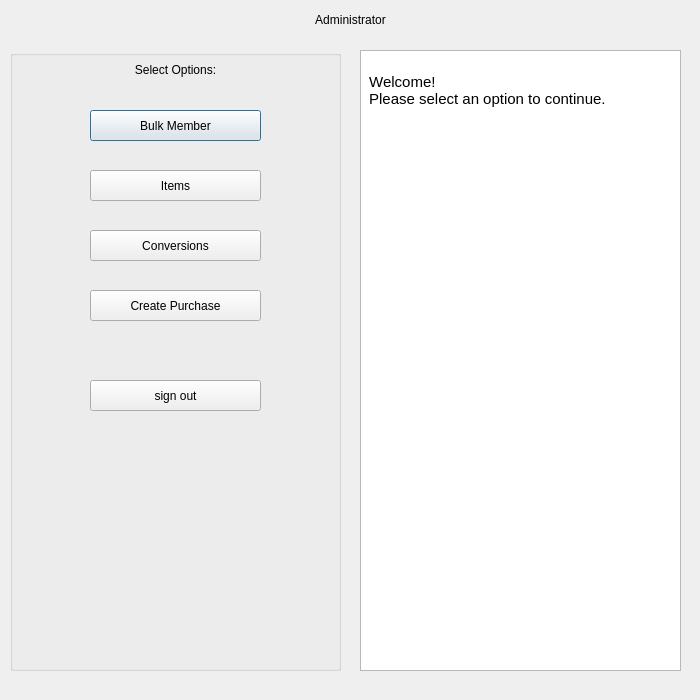
<?xml version="1.0" encoding="UTF-8"?>
<ui version="4.0">
 <class>Admin</class>
 <widget class="QDialog" name="Admin">
  <property name="geometry">
   <rect>
    <x>0</x>
    <y>0</y>
    <width>700</width>
    <height>700</height>
   </rect>
  </property>
  <property name="windowTitle">
   <string>Dialog</string>
  </property>
  <widget class="QLabel" name="label">
   <property name="geometry">
    <rect>
     <x>20</x>
     <y>10</y>
     <width>661</width>
     <height>20</height>
    </rect>
   </property>
   <property name="text">
    <string>&lt;html&gt;&lt;head/&gt;&lt;body&gt;&lt;p align=&quot;center&quot;&gt;Administrator&lt;/p&gt;&lt;/body&gt;&lt;/html&gt;</string>
   </property>
  </widget>
  <widget class="QGroupBox" name="groupBox">
   <property name="geometry">
    <rect>
     <x>10</x>
     <y>50</y>
     <width>331</width>
     <height>621</height>
    </rect>
   </property>
   <property name="title">
    <string/>
   </property>
   <widget class="QHoverSensitiveButton" name="bulkmember">
    <property name="geometry">
     <rect>
      <x>80</x>
      <y>60</y>
      <width>171</width>
      <height>31</height>
     </rect>
    </property>
    <property name="text">
     <string>Bulk Member</string>
    </property>
   </widget>
   <widget class="QHoverSensitiveButton" name="items">
    <property name="geometry">
     <rect>
      <x>80</x>
      <y>120</y>
      <width>171</width>
      <height>31</height>
     </rect>
    </property>
    <property name="text">
     <string>Items</string>
    </property>
   </widget>
   <widget class="QHoverSensitiveButton" name="conversion">
    <property name="geometry">
     <rect>
      <x>80</x>
      <y>180</y>
      <width>171</width>
      <height>31</height>
     </rect>
    </property>
    <property name="text">
     <string>Conversions</string>
    </property>
   </widget>
   <widget class="QHoverSensitiveButton" name="signout">
    <property name="geometry">
     <rect>
      <x>80</x>
      <y>330</y>
      <width>171</width>
      <height>31</height>
     </rect>
    </property>
    <property name="text">
     <string>sign out</string>
    </property>
   </widget>
   <widget class="QHoverSensitiveButton" name="createpurchases">
    <property name="geometry">
     <rect>
      <x>80</x>
      <y>240</y>
      <width>171</width>
      <height>31</height>
     </rect>
    </property>
    <property name="text">
     <string>Create Purchase</string>
    </property>
   </widget>
  </widget>
  <widget class="QLabel" name="label_2">
   <property name="geometry">
    <rect>
     <x>10</x>
     <y>60</y>
     <width>331</width>
     <height>20</height>
    </rect>
   </property>
   <property name="text">
    <string>&lt;html&gt;&lt;head/&gt;&lt;body&gt;&lt;p align=&quot;center&quot;&gt;Select Options:&lt;/p&gt;&lt;/body&gt;&lt;/html&gt;</string>
   </property>
  </widget>
  <widget class="QTextEdit" name="descriptionBox">
   <property name="geometry">
    <rect>
     <x>360</x>
     <y>50</y>
     <width>321</width>
     <height>621</height>
    </rect>
   </property>
   <property name="html">
    <string>&lt;!DOCTYPE HTML PUBLIC &quot;-//W3C//DTD HTML 4.0//EN&quot; &quot;http://www.w3.org/TR/REC-html40/strict.dtd&quot;&gt;
&lt;html&gt;&lt;head&gt;&lt;meta name=&quot;qrichtext&quot; content=&quot;1&quot; /&gt;&lt;meta charset=&quot;utf-8&quot; /&gt;&lt;style type=&quot;text/css&quot;&gt;
p, li { white-space: pre-wrap; }
hr { height: 1px; border-width: 0; }
li.unchecked::marker { content: &quot;\2610&quot;; }
li.checked::marker { content: &quot;\2612&quot;; }
&lt;/style&gt;&lt;/head&gt;&lt;body style=&quot; font-family:'Segoe UI'; font-size:9pt; font-weight:400; font-style:normal;&quot;&gt;
&lt;p style=&quot; margin-top:0px; margin-bottom:0px; margin-left:0px; margin-right:0px; -qt-block-indent:0; text-indent:0px;&quot;&gt;&lt;span style=&quot; font-size:11pt;&quot;&gt; &lt;/span&gt;&lt;/p&gt;
&lt;p style=&quot; margin-top:0px; margin-bottom:0px; margin-left:0px; margin-right:0px; -qt-block-indent:0; text-indent:0px;&quot;&gt;&lt;span style=&quot; font-size:11pt;&quot;&gt; Welcome!&lt;br /&gt; Please select an option to continue.&lt;/span&gt;&lt;/p&gt;&lt;/body&gt;&lt;/html&gt;</string>
   </property>
  </widget>
 </widget>
 <customwidgets>
  <customwidget>
   <class>QHoverSensitiveButton</class>
   <extends>QPushButton</extends>
   <header>qhoversensitivebutton.h</header>
  </customwidget>
 </customwidgets>
 <resources/>
 <connections/>
</ui>
